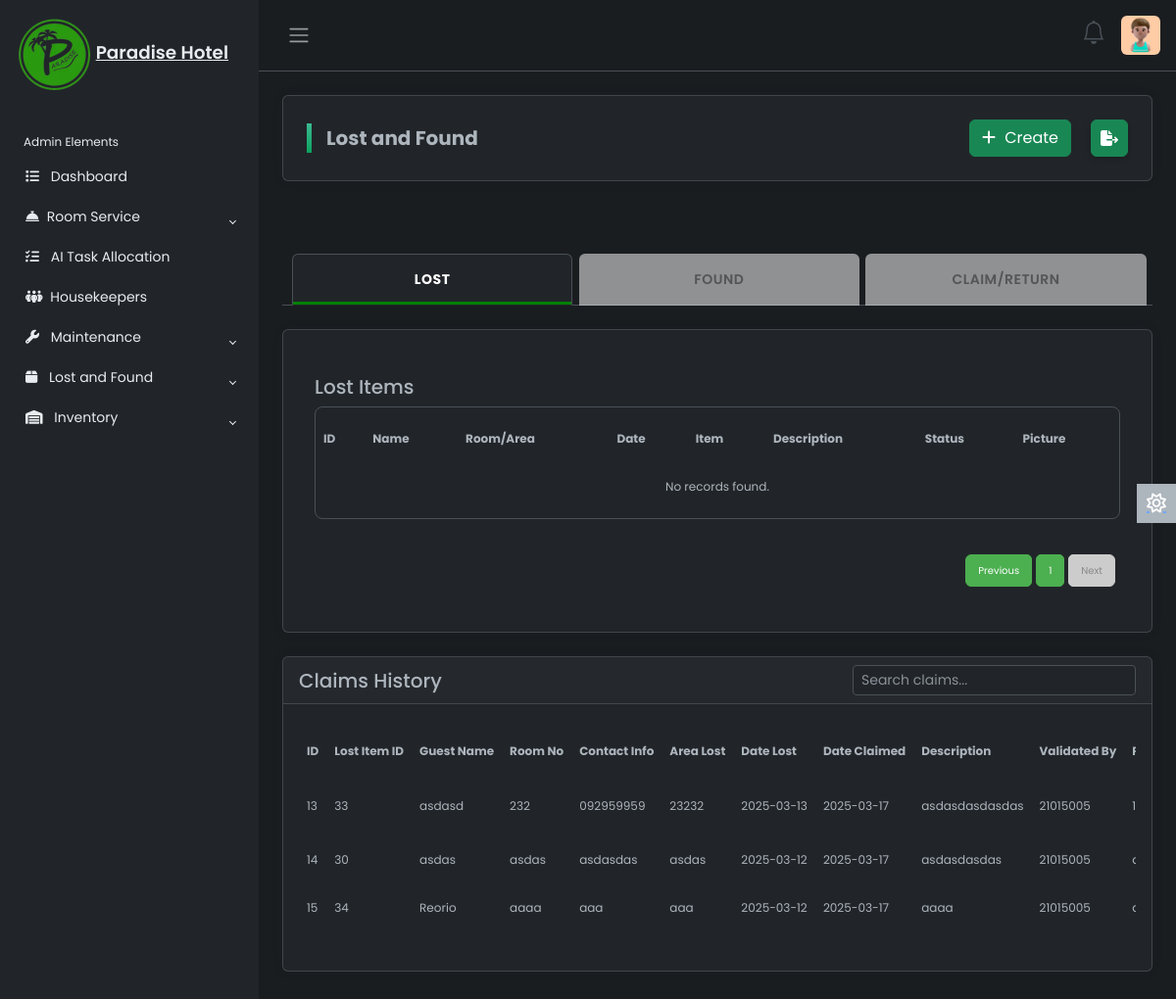
Screenshot of /lostfoundItems.php?tab=lost&lostPage=2 (signed in) with the database file from the repository.
### tables this page shows
CREATE TABLE `claims` (
  `id` int(11) NOT NULL,
  `lost_item_id` int(11) NOT NULL,
  `guest_name` varchar(100) NOT NULL,
  `room_no` varchar(50) NOT NULL,
  `contact_info` varchar(100) NOT NULL,
  `proof_ownership` varchar(255) DEFAULT NULL,
  `description` text NOT NULL,
  `claim_status` enum('pending','approved','rejected') DEFAULT 'pending',
  `validated_by` varchar(100) DEFAULT NULL,
  `date_claimed` date NOT NULL,
  `date_lost` date NOT NULL,
  `proof_id` varchar(100) NOT NULL,
  `area_lost` varchar(100) NOT NULL
);

### lostfoundItems.php (the view, shortened to what this page needs)
<!DOCTYPE html>
<html lang="en">
<head>
    <link rel="stylesheet" href="https://cdn.jsdelivr.net/npm/bootstrap@5.3.3/dist/css/bootstrap.min.css">
    <link href='https://unpkg.com/boxicons@2.0.9/css/boxicons.min.css' rel='stylesheet'>
    <link rel="stylesheet" href="https://cdnjs.cloudflare.com/ajax/libs/font-awesome/6.6.0/css/all.min.css">
    <link rel="stylesheet" href="https://cdn.jsdelivr.net/npm/bootstrap-icons@1.3.0/font/bootstrap-icons.css">
    <link rel="stylesheet" href="css/lostfounditems.css">
</head>
<body>
    <?php include 'index.php'; ?>
    <div class="container p-4">
        <div class="p-4 mt-0 lostfound-heading card">
            <div class="d-flex justify-content-between align-items-center">
                <h3>Lost and Found</h3>
                <div class="action-buttons">
                    <button class="btn btn-success add-btn" data-bs-toggle="modal" data-bs-target="#createModal">
                        <i class="fa-solid fa-plus"></i> Create
                    </button>
                    <button class="btn btn-success export-btn" onclick="showExportModal()" title="Export Data">
                        <i class="fas fa-file-export"></i>
                    </button>
                </div>
            </div>
        </div>
        <ul class="nav nav-tabs mt-4">
            <li class="nav-item">
                <a class="nav-link nav-tab-link" data-tab="lost" href="#lost">Lost</a>
            </li>
            <li class="nav-item">
                <a class="nav-link nav-tab-link" data-tab="found" href="#found">Found</a>
            </li>
            <li class="nav-item">
                <a class="nav-link nav-tab-link" data-tab="claimed" href="#claimed">Claim/Return</a>
            </li>
        </ul>
        <div class="tab-content card mt-4" id="itemTabsContent">
            <div class="tab-pane fade" id="lost" role="tabpanel" aria-labelledby="lost-tab">
                <?php include 'lost.php'; ?>
            </div>
                <?php include 'found.php'; ?>
                <?php include 'claim_return.php'; ?>
        </div>
        <div class="card mt-4">
            <div class="card-header d-flex justify-content-between align-items-center">
                <h5 class="mb-0">Claims History</h5>
                <div class="d-flex gap-2">
                    <input type="text" id="searchInput" class="form-control form-control-sm"
                           placeholder="Search claims..." onkeyup="filterTable()">
                </div>
            </div>
            <div class="card-body">
                <div class="table-responsive">
                    <table class="table table-hover" id="claimsTable">
                        <thead>
                            <tr>
                                <th>ID</th>
                                <th>Lost Item ID</th>
                                <th>Guest Name</th>
                                <th>Room No</th>
                                <th>Contact Info</th>
                                <th>Area Lost</th>
                                <th>Date Lost</th>
                                <th>Date Claimed</th>
                                <th>Description</th>
                                <th>Validated By</th>
                                <th>Proof ID</th>
                            </tr>
                        </thead>
                        <tbody>
                            <?php
                            $page = isset($_GET['page']) ? (int)$_GET['page'] : 1;
                            $limit = 5;
                            $offset = ($page - 1) * $limit;
                            $searchCondition = '';
                            $query = "SELECT * FROM claims" . $searchCondition .
                                    " ORDER BY date_claimed DESC LIMIT $offset, $limit";
                            $result = $conn->query($query);
                            if ($result->num_rows > 0) {
                                while($row = $result->fetch_assoc()) {
                                    echo "<tr>";
                                    echo "<td>".$row['id']."</td>";
                                    echo "<td>".$row['lost_item_id']."</td>";
                                    echo "<td>".$row['guest_name']."</td>";
                                    echo "<td>".$row['room_no']."</td>";
                                    echo "<td>".$row['contact_info']."</td>";
                                    echo "<td>".$row['area_lost']."</td>";
                                    echo "<td>".date('Y-m-d', strtotime($row['date_lost']))."</td>";
                                    echo "<td>".date('Y-m-d', strtotime($row['date_claimed']))."</td>";
                                    echo "<td>".$row['description']."</td>";
                                    echo "<td>".$row['validated_by']."</td>";
                                    echo "<td>".$row['proof_id']."</td>";
                                    echo "</tr>";
                                }
                            } else {
                                echo "<tr><td colspan='11' class='text-center'>No claims found</td></tr>";
                            }
                            ?>
                        </tbody>
                    </table>
                </div>
            </div>
        </div>
    </div>
</body>
</html>

### css/lostfoundItems.css (style rules this page uses)
body { background-color: var(--bg-color); color: var(--text-color); }
.container { padding: 10px; margin-left: 250px; }
.nav-tabs { display: flex; border-bottom: 2px solid #ddd; justify-content: space-between; padding: 0 10px; }
.nav-tabs .nav-item { flex: 1; text-align: center; margin: 0 10px; font-size: 14px; margin-top: 50px; }
.nav-tabs .nav-link { display: block; padding: 15px 0; color: #555; font-weight: 600; text-transform: uppercase; letter-spacing: 0.5px; transition: color 0.3s, background-color 0.3s; background-color: rgba(255, 255, 255, 0.514); position: relative; width: 105%; }
.nav-tabs .nav-link.active { color: #fff; background-color: rgba(0, 255, 106, 0.9); border-color: rgba(0, 123, 255, 0.9); font-weight: 700; transition: background-color 0.3s, color 0.3s; }
.nav-tabs .nav-link::after { content: ''; width: 0; height: 3px; background-color: green; position: absolute; left: 50%; bottom: 0; transition: width 0.3s ease, left 0.3s ease; }
.nav-tabs .nav-link.active::after { width: 100%; left: 0; }
.tab-content { margin-top: 10px; padding: 20px; border-radius: 10px; height: 420px; overflow-y: hidden; overflow-x: hidden; background-color: white; }
.lostfound-heading h3 { display: inline-block; margin: 0; font-size: 20px; font-weight: bold; position: relative; padding-left: 20px; }
.lostfound-heading h3::before { content: ""; position: absolute; left: 0; top: 50%; width: 5px; height: 30px; background-image: linear-gradient(to top, #0ba360 0%, #3cba92 100%); transform: translateY(-50%); }
.add-btn { background-color: #198754; color: white; border: none; padding: 8px 16px; border-radius: 4px; cursor: pointer; transition: background-color 0.3s ease; position: relative; display: inline-flex; justify-content: center; align-items: center; margin-right: 10px; }
.add-btn i { margin-right: 5px; }
.export-btn { width: 38px; height: 38px; padding: 0; display: flex; align-items: center; justify-content: center; box-shadow: 0 2px 5px rgba(0,0,0,0.2); border-radius: 50%; }
.export-btn i { font-size: 16px; }
.fas, .fa-solid { display: inline-block !important; }
.action-buttons { display: flex; align-items: center; gap: 10px; }
.form-control { border: 1px solid #ced4da; padding: 0.75rem 1rem; font-size: 12px; transition: border-color 0.2s ease, box-shadow 0.2s ease; }
.btn-success { background-color: green; color: white; border-radius: 20px; padding: 5px 15px; border: none; font-size: 12px; cursor: pointer; transition: background-color 0.3s ease; }

### css/style.css (style rules this page uses)
body { font-family: 'Poppins', sans-serif; font-size: 0.875rem; opacity: 1; margin: 0; }
a { cursor: pointer; text-decoration: none; font-family: 'Poppins', sans-serif; }
li { list-style: none; }
.card { box-shadow: 0 0 .875rem 0 rgba(34, 46, 60, .05); margin-bottom: 24px; }

### css/lost.css (style rules this page uses)
body { font-family: 'Poppins', sans-serif; }
.table { border-radius: 0.5rem; border: none; font-size: 12px; border-collapse: separate; border-spacing: 0 15px; }
.table tbody tr { transition: background-color 0.3s ease; }
.d-flex { gap: 12px; }

### lostfoundItems.php (style rules this page uses)
.export-btn { width: 38px; height: 38px; padding: 0; display: flex; align-items: center; justify-content: center; box-shadow: 0 2px 5px rgba(0,0,0,0.2); }
.export-btn i { font-size: 16px; }
.fas, .fa-solid { display: inline-block !important; }
.action-buttons { display: flex; align-items: center; gap: 10px; }
.add-btn { position: relative !important; right: auto !important; margin-bottom: 0 !important; }
.btn-success.add-btn { background-color: #198754; }
.export-btn i, .add-btn i { display: inline-block !important; }

### rows the page displays
claims: id "13", lost_item "33", guest_name "asdasd", room_no "232", contact_info "092959959", area_lost "23232", date_lost "2025-03-13", date_claimed "2025-03-17", description "asdasdasdasdas", validated_by "21015005"
claims: id "14", lost_item "30", guest_name "asdas", room_no "asdas", contact_info "asdasdas", area_lost "asdas", date_lost "2025-03-12", date_claimed "2025-03-17", description "asdasdasdas", validated_by "21015005"
claims: id "15", lost_item "34", guest_name "Reorio", room_no "aaaa", contact_info "aaa", area_lost "aaa", date_lost "2025-03-12", date_claimed "2025-03-17", description "aaaa", validated_by "21015005"
